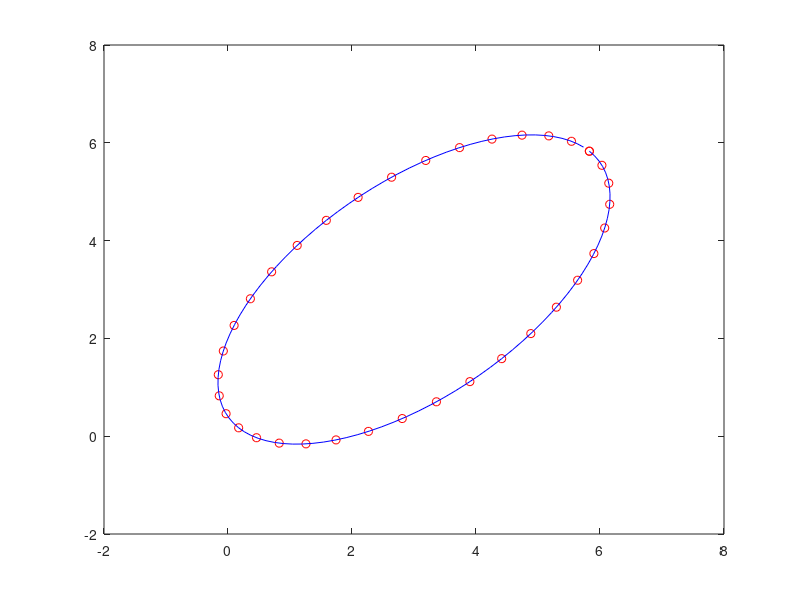

This figure's MATLAB source:

%% Test from Conic to Parametric data and back 
%% We give angles and axis length ans then we convert back to main equation. 

%% Test Data 
close all; 
maj_a =  4; % 1/sqrt(2); 
min_b =  2 ; % 1/sqrt(4); 
rotAngle = 45 *pi/180; 
trans_x = 3; 
trans_y = 3; 


% Create points 
i = 1; 
for theta = 0:10:360
    conicPoints(1,i) = maj_a * cos(theta*pi/180) ;
    conicPoints(2,i) = min_b * sin(theta*pi/180) ;
    i = i+1; 
end
% figure;
% plot(conicPoints(1,:),conicPoints(2,:),'*' );   % Plot normal points 
% Applied Rotation 
R = [cos(rotAngle) -sin(rotAngle) ; sin(rotAngle) cos(rotAngle)];
baseConicPoints = R * [ conicPoints(1,:) ;conicPoints(2,:) ]; 
% figure;
% plot(baseConicPoints(1,:),baseConicPoints(2,:),'*' ); % plot rotated points 
% Applied Translation 
x_points = baseConicPoints(1,:) + trans_x ; 
y_points = baseConicPoints(2,:) + trans_y ;

figure;
hold on
% plot(x_points, y_points,'ro'); 
plot(x_points, y_points,'b'); 
hold off

% Conic to Parametric  
c_conic = 1 ; 
lamda1 = 1/maj_a^2 ; 
lamda2 = 1/min_b^2 ; 
% D = [lam 0 ; 0 lam]; Only in case where c is assumed 1 
D = [ lamda1 0 ; 0 lamda2 ];
R = [cos(rotAngle) -sin(rotAngle) ; sin(rotAngle) cos(rotAngle)];
A = R' * D * R ; 

[ test test2 ] = eig( A) 

v = [trans_x trans_y]';
B = A * v ; 

d = ( v' * A * v )- c_conic;

% c1 x^2 + c2 y^2 + c3 xy + c4 x + c5 y + c6 = 0
% x A x + 2x Av 
para1 = A(1,1); % x^2
para2 = A(1,2)*2 ; % xy
para3 = A(2,2); % y^2
para4 = 2*B(1,1); % x
para5 = 2*B(2,1) ; % y
para6 = d ; % f

param = [ para1 para2 para3 para4 para5 para6 ]; 
param = param ./ para6 ; 

conicMatx = [para1 para2/2 para4/2;
            para2/2 para3 para5/2;
            para4/2 para5/2 para6]; 
 
fprintf('Ellipse eq : \n %d x^2 + %d xy + %d y^2 + %d x + %d y + (%d )= 0 \n', param ) ;  % para1,para2, para3, para4, para5, para6 ); 



%% Function Begins 
nw = size(baseConicPoints,2);
Aw = zeros(nw,5);
Bw = ones(nw,1)*-1; % -1 



points = [ x_points ; y_points ;ones(1,size(x_points,2)) ]; 

for i = 1:size(points,2)
    % Solss(i,:) = points(:,i)' * A * points(:,i) + 2* points(:,i)' *B + d; 
    Sol(i,:) = points(:,i)' *conicMatx * points(:,i); 
end 



% eq for any conic with center at h,k 
%
%% Return Math 
% x^2 / a^2 + y^2 / b^2 = 1 .... ellipse 
% b^2 x^2 + a^2 y^2 - a^2 b^2 = 0 ..... eq (1) 
% A x^2 + B xy + C y^2 + Dx + Ey + F = 0 ---- General eq ..... eq (2)
% Now comparing 
% A = b^2 , B = 0, C = a^2 , D = 0 , E = 0 , F = - a^2 * b^2 
Aw(:,1) = x_points.^2 * (+1) ;
Aw(:,2) = y_points.^2 * (+1) ;
Aw(:,3) = x_points.* y_points * (+1) ;
Aw(:,4) = x_points * (+1);
Aw(:,5) = y_points * (+1) ;

Aw = Aw * 1 ; 
xw = Aw\Bw; 


%% Return Math 
% a x^2 + b xy + c y^2 + d x + e y + f = 0 ---- General eq ..... eq (2)
% a = xw(1); c = xw(2) ; b = xw(3) ; d = -xw(4); e = -xw(5); f = 1; 
 a = xw(1); c = xw(2) ; b = xw(3) ; d = xw(4); e = +xw(5); f = 1; 
C = [ a b/2 d/2 ; 
    b/2 c e/2 ; 
    d/2 e/2 f] ;  

calculatedParam = [a b c d e f]; 
fprintf('Fitted Ellipse eq \n : %d x^2 + %d xy + %d y^2 + %d x + %d y + (%d )= 0 \n', calculatedParam ) ;

% Verification 

Mat = [ x_points ; y_points ; ones(1,size(x_points,2))]; 
for i = 1:size(Mat,2)
    Sol(i,:) = Mat(:,i)' * C * Mat(:,i); 
end 

% 
Acalc = [a b/2 ;b/2 c];
bcalc = [d/2 e/2]';  
dcalc = f; 

% 
vTrans =  -(Acalc \ bcalc); % B = Av --> v = inv(A)*B; 
c = (vTrans' * Acalc * vTrans) - dcalc ; % d = v' * A * v - c 

[rotAngle , Diag] = eig(Acalc)
rotAngle = rotAngle';
rotatedAngle = atan2(rotAngle(1,2), rotAngle(1,1))*180/pi;
if( rotatedAngle < 0 )
      rotatedAngle = rotatedAngle + 180;
elseif( rotatedAngle  > 360 )
        box.angle = rotatedAngle - 360;
end

maj_axis = sqrt(c/Diag(1,1));
min_axis = sqrt(c/Diag(2,2));

 N = 100;
dx = 2*pi/N;
   theta = rotatedAngle*pi/180;
   R = [ [ cos(theta) sin(theta)]', [-sin(theta) cos(theta)]'];
   for i = 1:N
        ang = i*dx;
        x = maj_axis*cos(ang);
        y = min_axis*sin(ang);
        d1 = R*[x y]';
        X(i) = d1(1) + vTrans(1);
        Y(i) = d1(2) +vTrans(2) ;
   end

figure(1)
hold off
plot(x_points,y_points,'ro')
hold on
plot(X,Y,'b')

